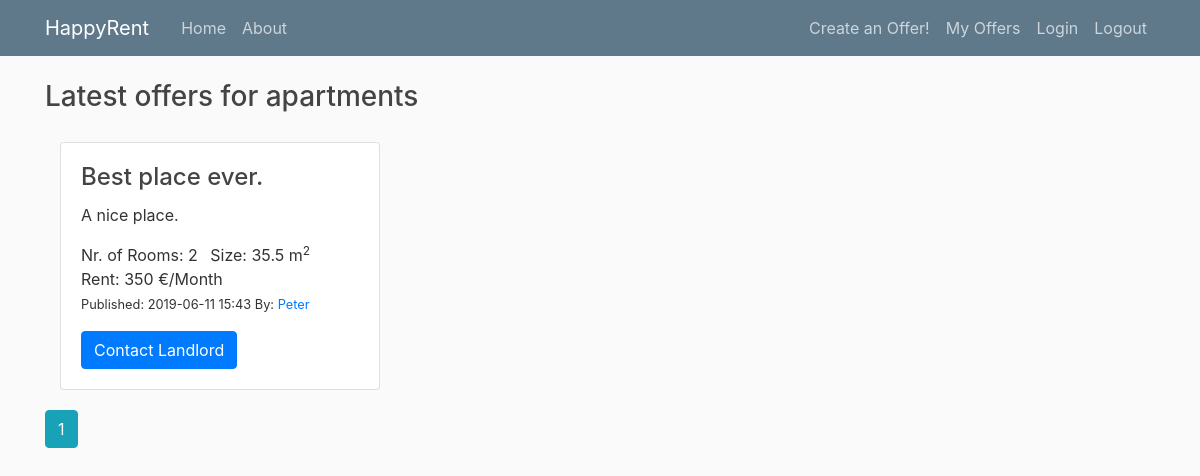
/apartments, run on an earlier commit of the app's database.
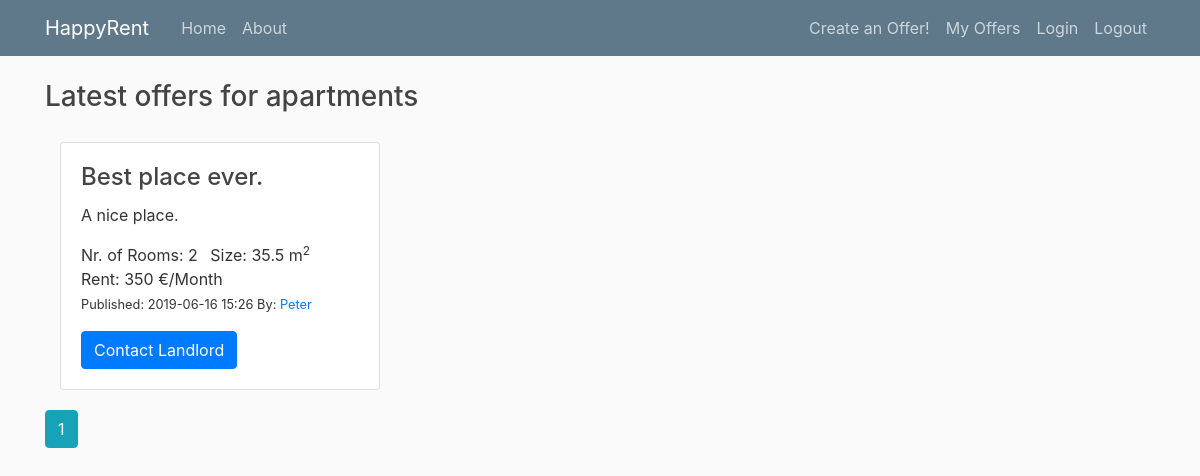
And on a later commit of the database.
### property_project/db_models.py (models this page shows, shortened)
class PropertyItem(db.Model):
    __tablename__ = 'property_item'
    id = db.Column(db.Integer, primary_key = True)
    title = db.Column(db.String(100), nullable = False, default= "Best place ever.")
    date_posted = db.Column(db.DateTime, nullable = False,
                    default = datetime.datetime.utcnow) ## auf Sekunden runden??
    description = db.Column(db.String(250), default= "A nice place.")  ## alternativ zu String: Text
    rent = db.Column (db.Integer)#(db.Numeric(6,2))
    rooms = db.Column(db.Integer, default=1) # default=set_default_rooms
    size = db.Column(db.Integer)#(db.Numeric(6,1))
    property_id = db.Column(db.Integer, ForeignKey('property_type.id'))
    property_type = db.relationship('PropertyType')
    user_id = db.Column(db.Integer, db.ForeignKey('user.id'), nullable = False)

class User(db.Model, UserMixin): ## MERKE: multiple inheritance (+ Wdh.: MIXIN!!)
    __tablename__ = 'user' ## fehlt bei Schafer???
    id = db.Column(db.Integer, primary_key=True)
    username = db.Column(db.String(20), unique=True, nullable = False)
    properties = db.relationship('PropertyItem', backref = 'author', lazy = True)

### property_project/routes.py (the view)
@app.route("/apartments")
def show_apartments():
    page = request.args.get('page', 1, type=int) ## starting page
    apartments = PropertyItem.query.join(PropertyItem.property_type, aliased=True)\
                    .filter_by(type='apartment')\
                    .order_by(PropertyItem.date_posted.desc()).paginate(page= page, per_page=2)
    return render_template('apartments.html', apartments = apartments)

### property_project/templates/apartments.html
{% extends "layout.html" %}
{% block content %}
    <h3>Latest offers for apartments</h3>
    <div class="gap-20"></div>
    <div class = "card-deck-wrapper">
      <div class= "card-deck">
        <div class="col-md-6">
          {% for apartment in apartments.items %}
            <div class="card" >
              <div class="card-body">
                <h4 class="card-title">{{ apartment.title }}</h4>
                <p class="card-text">{{ apartment.description }}</p>
                <ul class="list-inline">
                  <li class="list-inline-item">Nr. of Rooms: {{ apartment.rooms }} </li>
                  <li class="list-inline-item">Size: {{ apartment.size }} m<sup>2</sup></li>
                  <li class="list-inline-item">Rent: {{ apartment.rent }} €/Month</li>
                  <small>
                    <li class="list-inline-item">Published: {{ apartment.date_posted.strftime('%Y-%m-%d %H:%M') }} </li>
                  </small>
                  <small>
                    <li class="list-inline-item">By:
                      <a class="mr-2" href="{{ url_for('user_items', username=apartment.author.username) }}">
                        {{ apartment.author.username }}
                      </a>
                    </li>
                  </small>
                </ul>
                <a href="#" class="btn btn-primary stretched-link">Contact Landlord</a>
              </div>
            </div>
            <div class="gap-20"></div>
          {% endfor %}
          {% for page_num in apartments.iter_pages(left_edge=1, right_edge=1, left_current=1, right_current=2) %}
            {% if page_num %}
              {% if apartments.page == page_num %}
                <a class="btn btn-info mb-4" href="{{ url_for('show_apartments', page=page_num) }}">{{ page_num }}</a>
              {% else %}
                <a class="btn btn-outline-info mb-4" href="{{ url_for('show_apartments', page=page_num) }}">{{ page_num }}</a>
              {% endif %}
            {% else %}
              ...
            {% endif %}
          {% endfor %}
        </div>
      </div>
    </div>
{% endblock content %}

What changed in the data, as far as the page shows it:
changed PropertyItem "Best place ever.": date_posted "2019-06-11 15:43" → "2019-06-16 15:26"
